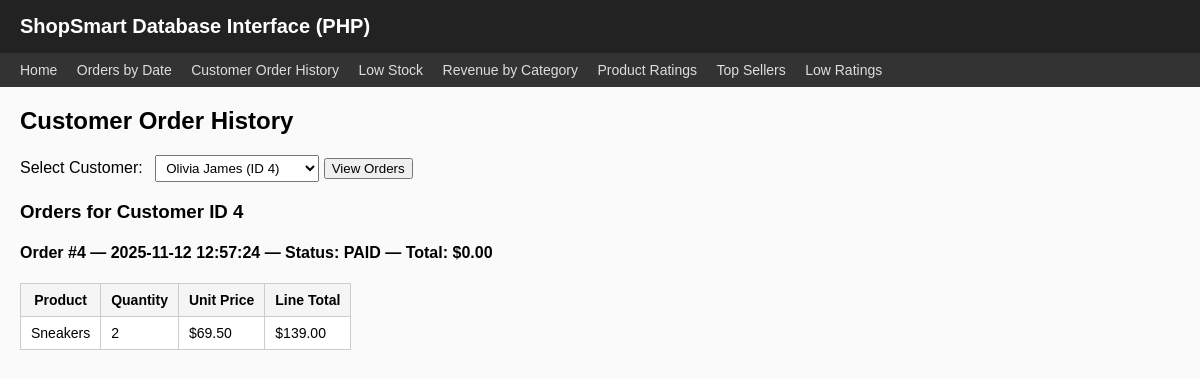
The page /php/customer_order_history.php?customer_id=4 on the database its author committed.
### tables this page shows
CREATE TABLE `Order` (
  `order_id` int(11) NOT NULL,
  `customer_id` int(11) NOT NULL,
  `order_date` datetime NOT NULL DEFAULT current_timestamp(),
  `status` enum('PENDING','PAID','SHIPPED','CANCELLED') NOT NULL DEFAULT 'PENDING',
  `total_amount` decimal(12,2) NOT NULL DEFAULT 0.00 CHECK (`total_amount` >= 0)
);

CREATE TABLE `OrderItem` (
  `order_id` int(11) NOT NULL,
  `product_id` int(11) NOT NULL,
  `quantity` int(11) NOT NULL CHECK (`quantity` >= 1),
  `unit_price` decimal(10,2) NOT NULL CHECK (`unit_price` > 0)
);

CREATE TABLE `Product` (
  `product_id` int(11) NOT NULL,
  `category_id` int(11) NOT NULL,
  `name` varchar(150) NOT NULL,
  `price` decimal(10,2) NOT NULL CHECK (`price` > 0),
  `avg_rating` decimal(3,2) NOT NULL DEFAULT 0.00,
  `review_count` int(11) NOT NULL DEFAULT 0 CHECK (`review_count` >= 0),
  `description` text DEFAULT NULL,
  `sku` varchar(64) DEFAULT NULL
);

### php/customer_order_history.php (the view, shortened to what this page needs)
<?php
include("db.php");
include("header.php");
$customerOptions = [];
$custResult = $conn->query("SELECT customer_id, name FROM Customer ORDER BY name");
while ($row = $custResult->fetch_assoc()) {
    $customerOptions[] = $row;
}
$customer_id = isset($_GET['customer_id']) ? intval($_GET['customer_id']) : 0;
?>
<h2>Customer Order History</h2>
<form method="GET">
    <div class="form-row">
        <label for="customer_id">Select Customer:</label>
        <select id="customer_id" name="customer_id" required>
            <?php foreach ($customerOptions as $c): ?>
                <option value="<?php echo $c['customer_id']; ?>"
                    <?php if ($customer_id == $c['customer_id']) echo 'selected'; ?>>
                    <?php echo htmlspecialchars($c['name']) . " (ID " . $c['customer_id'] . ")"; ?>
                </option>
            <?php endforeach; ?>
        </select>
        <button type="submit">View Orders</button>
    </div>
</form>
<?php
if ($customer_id > 0) {
    $sql = "
        SELECT
            o.order_id,
            o.order_date,
            o.status,
            o.total_amount
        FROM `Order` o
        WHERE o.customer_id = $customer_id
        ORDER BY o.order_date DESC;
    ";
    $orders = $conn->query($sql);
    if ($orders && $orders->num_rows > 0) {
        echo "<h3>Orders for Customer ID " . htmlspecialchars($customer_id) . "</h3>";
        while ($order = $orders->fetch_assoc()) {
            echo "<h4>Order #" . htmlspecialchars($order['order_id']) .
                 " — " . htmlspecialchars($order['order_date']) .
                 " — Status: " . htmlspecialchars($order['status']) .
                 " — Total: $" . htmlspecialchars($order['total_amount']) . "</h4>";
            $oid = intval($order['order_id']);
            $itemSql = "
                SELECT
                    oi.product_id,
                    p.name AS product_name,
                    oi.quantity,
                    oi.unit_price,
                    (oi.quantity * oi.unit_price) AS line_total
                FROM OrderItem oi
                JOIN Product p ON p.product_id = oi.product_id
                WHERE oi.order_id = $oid;
            ";
            $items = $conn->query($itemSql);
            if ($items && $items->num_rows > 0) {
                echo "<table>";
                echo "<tr>
                        <th>Product</th>
                        <th>Quantity</th>
                        <th>Unit Price</th>
                        <th>Line Total</th>
                      </tr>";
                while ($it = $items->fetch_assoc()) {
                    echo "<tr>
                            <td>" . htmlspecialchars($it['product_name']) . "</td>
                            <td>" . htmlspecialchars($it['quantity']) . "</td>
                            <td>$" . htmlspecialchars($it['unit_price']) . "</td>
                            <td>$" . htmlspecialchars($it['line_total']) . "</td>
                          </tr>";
                }
                echo "</table>";
            } else {
                echo "<p>No items found for this order.</p>";
            }
        }
    } else {
        echo "<p>No orders found for this customer.</p>";
    }
}
?>
<?php
include("footer.php");
?>

### php/header.php (style rules this page uses)
body { font-family: Arial, sans-serif; margin: 0; padding: 0 0 40px 0; background-color: #fafafa; }
h2 { margin-top: 0; }
table { border-collapse: collapse; margin-top: 15px; background-color: #fff; }
table th, table td { padding: 8px 10px; border: 1px solid #ccc; font-size: 14px; }
table th { background-color: #f5f5f5; }
.form-row { margin: 10px 0; }
.form-row label { margin-right: 8px; }
.form-row input, .form-row select { padding: 4px 6px; }

### rows shown on the page
order: order_id "4", order_date "2025-11-12 12:57:24", status "PAID", total_amount "0.00"
orderitem: product.name "Sneakers", quantity "2", unit_price "69.50", line_total "139.00"

### other values the page prints
$customer_id "4"
form field customer_id "Olivia James (ID 4)"
